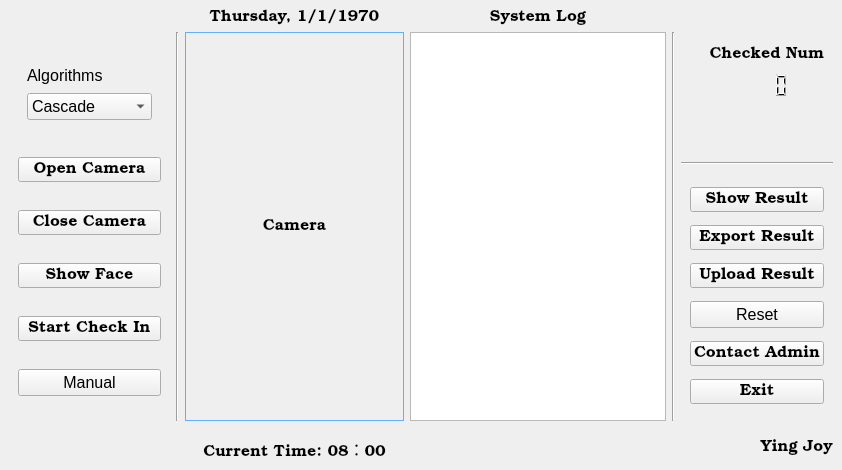
<?xml version="1.0" encoding="UTF-8"?>
<ui version="4.0">
 <class>FaceR_Client</class>
 <widget class="QMainWindow" name="FaceR_Client">
  <property name="enabled">
   <bool>true</bool>
  </property>
  <property name="geometry">
   <rect>
    <x>0</x>
    <y>0</y>
    <width>842</width>
    <height>470</height>
   </rect>
  </property>
  <property name="font">
   <font>
    <family>Bookman Old Style</family>
   </font>
  </property>
  <property name="windowTitle">
   <string>FaceR Client</string>
  </property>
  <property name="windowIcon">
   <iconset>
    <normaloff>../../../../VS Code/mini/FaceR_miniprogram/src/assets/logo.png</normaloff>../../../../VS Code/mini/FaceR_miniprogram/src/assets/logo.png</iconset>
  </property>
  <property name="autoFillBackground">
   <bool>true</bool>
  </property>
  <property name="toolButtonStyle">
   <enum>Qt::ToolButtonIconOnly</enum>
  </property>
  <property name="tabShape">
   <enum>QTabWidget::Rounded</enum>
  </property>
  <property name="unifiedTitleAndToolBarOnMac">
   <bool>false</bool>
  </property>
  <widget class="QWidget" name="centralwidget">
   <layout class="QGridLayout" name="gridLayout">
    <item row="1" column="0" rowspan="8">
     <widget class="QWidget" name="left_btn_group" native="true">
      <layout class="QVBoxLayout" name="verticalLayout">
       <property name="spacing">
        <number>12</number>
       </property>
       <item>
        <widget class="QWidget" name="verticalWidget" native="true">
         <property name="sizePolicy">
          <sizepolicy hsizetype="Expanding" vsizetype="Fixed">
           <horstretch>0</horstretch>
           <verstretch>0</verstretch>
          </sizepolicy>
         </property>
         <property name="minimumSize">
          <size>
           <width>0</width>
           <height>0</height>
          </size>
         </property>
         <layout class="QVBoxLayout" name="verticalLayout_4">
          <property name="spacing">
           <number>8</number>
          </property>
          <item>
           <widget class="QLabel" name="label_2">
            <property name="sizePolicy">
             <sizepolicy hsizetype="Preferred" vsizetype="Fixed">
              <horstretch>0</horstretch>
              <verstretch>0</verstretch>
             </sizepolicy>
            </property>
            <property name="font">
             <font>
              <family>MS Shell Dlg 2</family>
              <pointsize>12</pointsize>
             </font>
            </property>
            <property name="text">
             <string>Algorithms</string>
            </property>
           </widget>
          </item>
          <item>
           <widget class="QComboBox" name="algoritms_selected">
            <property name="font">
             <font>
              <family>MS Shell Dlg 2</family>
              <pointsize>12</pointsize>
             </font>
            </property>
            <item>
             <property name="text">
              <string>Cascade</string>
             </property>
            </item>
            <item>
             <property name="text">
              <string>MTCNN-Plus</string>
             </property>
            </item>
            <item>
             <property name="text">
              <string>MTCNN</string>
             </property>
            </item>
           </widget>
          </item>
         </layout>
        </widget>
       </item>
       <item>
        <widget class="QPushButton" name="open_camera_btn">
         <property name="font">
          <font>
           <family>Bookman Old Style</family>
           <pointsize>12</pointsize>
          </font>
         </property>
         <property name="text">
          <string>Open Camera</string>
         </property>
        </widget>
       </item>
       <item>
        <widget class="QPushButton" name="close_camera_btn">
         <property name="font">
          <font>
           <family>Bookman Old Style</family>
           <pointsize>12</pointsize>
          </font>
         </property>
         <property name="text">
          <string>Close Camera</string>
         </property>
        </widget>
       </item>
       <item>
        <widget class="QPushButton" name="face_rect_btn">
         <property name="font">
          <font>
           <family>Bookman Old Style</family>
           <pointsize>12</pointsize>
          </font>
         </property>
         <property name="text">
          <string>Show Face</string>
         </property>
        </widget>
       </item>
       <item>
        <widget class="QPushButton" name="start_check_in_btn">
         <property name="font">
          <font>
           <family>Bookman Old Style</family>
           <pointsize>12</pointsize>
          </font>
         </property>
         <property name="text">
          <string>Start Check In</string>
         </property>
        </widget>
       </item>
       <item>
        <widget class="QPushButton" name="manual_check_btn">
         <property name="font">
          <font>
           <family>MS Shell Dlg 2</family>
           <pointsize>12</pointsize>
          </font>
         </property>
         <property name="text">
          <string>Manual</string>
         </property>
        </widget>
       </item>
      </layout>
     </widget>
    </item>
    <item row="9" column="2">
     <spacer name="verticalSpacer_2">
      <property name="orientation">
       <enum>Qt::Vertical</enum>
      </property>
      <property name="sizeType">
       <enum>QSizePolicy::Fixed</enum>
      </property>
      <property name="sizeHint" stdset="0">
       <size>
        <width>20</width>
        <height>10</height>
       </size>
      </property>
     </spacer>
    </item>
    <item row="1" column="4" rowspan="8">
     <widget class="Line" name="line_2">
      <property name="orientation">
       <enum>Qt::Vertical</enum>
      </property>
     </widget>
    </item>
    <item row="1" column="3" rowspan="8">
     <widget class="QListWidget" name="log_list">
      <property name="enabled">
       <bool>true</bool>
      </property>
      <property name="sizePolicy">
       <sizepolicy hsizetype="Minimum" vsizetype="Minimum">
        <horstretch>0</horstretch>
        <verstretch>0</verstretch>
       </sizepolicy>
      </property>
      <property name="minimumSize">
       <size>
        <width>22</width>
        <height>0</height>
       </size>
      </property>
      <property name="font">
       <font>
        <family>Bookman Old Style</family>
        <pointsize>10</pointsize>
       </font>
      </property>
      <property name="autoFillBackground">
       <bool>true</bool>
      </property>
      <property name="batchSize">
       <number>100</number>
      </property>
      <property name="wordWrap">
       <bool>true</bool>
      </property>
     </widget>
    </item>
    <item row="0" column="2">
     <widget class="QLabel" name="date_label">
      <property name="font">
       <font>
        <family>Bookman Old Style</family>
        <pointsize>12</pointsize>
       </font>
      </property>
      <property name="text">
       <string>Thursday, 1/1/1970</string>
      </property>
      <property name="alignment">
       <set>Qt::AlignCenter</set>
      </property>
     </widget>
    </item>
    <item row="1" column="2" rowspan="8">
     <widget class="QLabel" name="camera_area">
      <property name="enabled">
       <bool>true</bool>
      </property>
      <property name="sizePolicy">
       <sizepolicy hsizetype="Minimum" vsizetype="Expanding">
        <horstretch>5</horstretch>
        <verstretch>1</verstretch>
       </sizepolicy>
      </property>
      <property name="minimumSize">
       <size>
        <width>80</width>
        <height>0</height>
       </size>
      </property>
      <property name="sizeIncrement">
       <size>
        <width>0</width>
        <height>0</height>
       </size>
      </property>
      <property name="baseSize">
       <size>
        <width>0</width>
        <height>0</height>
       </size>
      </property>
      <property name="font">
       <font>
        <pointsize>12</pointsize>
       </font>
      </property>
      <property name="layoutDirection">
       <enum>Qt::LeftToRight</enum>
      </property>
      <property name="styleSheet">
       <string notr="true">border: 1px  solid #61affe;</string>
      </property>
      <property name="text">
       <string>Camera</string>
      </property>
      <property name="alignment">
       <set>Qt::AlignCenter</set>
      </property>
     </widget>
    </item>
    <item row="0" column="3">
     <widget class="QLabel" name="label">
      <property name="font">
       <font>
        <pointsize>12</pointsize>
       </font>
      </property>
      <property name="layoutDirection">
       <enum>Qt::LeftToRight</enum>
      </property>
      <property name="text">
       <string>System Log</string>
      </property>
      <property name="alignment">
       <set>Qt::AlignCenter</set>
      </property>
     </widget>
    </item>
    <item row="1" column="1" rowspan="8">
     <widget class="Line" name="line">
      <property name="orientation">
       <enum>Qt::Vertical</enum>
      </property>
     </widget>
    </item>
    <item row="10" column="5">
     <widget class="QLabel" name="author_label">
      <property name="font">
       <font>
        <family>Bookman Old Style</family>
        <pointsize>12</pointsize>
       </font>
      </property>
      <property name="cursor">
       <cursorShape>PointingHandCursor</cursorShape>
      </property>
      <property name="toolTip">
       <string/>
      </property>
      <property name="text">
       <string>&lt;html&gt;&lt;head/&gt;&lt;body&gt;&lt;p&gt;&lt;a href=&quot;https://www.yingjoy.cn/&quot;&gt;&lt;span style=&quot; font-size:12pt; text-decoration: underline; color:#000000; text-decoration: none;&quot;&gt;Ying Joy&lt;/span&gt;&lt;/a&gt;&lt;/p&gt;&lt;/body&gt;&lt;/html&gt;</string>
      </property>
      <property name="textFormat">
       <enum>Qt::AutoText</enum>
      </property>
      <property name="alignment">
       <set>Qt::AlignRight|Qt::AlignTrailing|Qt::AlignVCenter</set>
      </property>
      <property name="wordWrap">
       <bool>false</bool>
      </property>
      <property name="openExternalLinks">
       <bool>true</bool>
      </property>
     </widget>
    </item>
    <item row="10" column="2">
     <widget class="QLabel" name="time_label">
      <property name="font">
       <font>
        <family>Bookman Old Style</family>
        <pointsize>12</pointsize>
       </font>
      </property>
      <property name="styleSheet">
       <string notr="true"/>
      </property>
      <property name="text">
       <string>Current Time: 08：00</string>
      </property>
      <property name="textFormat">
       <enum>Qt::AutoText</enum>
      </property>
      <property name="alignment">
       <set>Qt::AlignCenter</set>
      </property>
     </widget>
    </item>
    <item row="1" column="5" rowspan="4">
     <widget class="QWidget" name="verticalWidget_3" native="true">
      <property name="sizePolicy">
       <sizepolicy hsizetype="Preferred" vsizetype="Preferred">
        <horstretch>0</horstretch>
        <verstretch>0</verstretch>
       </sizepolicy>
      </property>
      <property name="layoutDirection">
       <enum>Qt::LeftToRight</enum>
      </property>
      <layout class="QVBoxLayout" name="verticalLayout_3">
       <item>
        <widget class="QLabel" name="check_in_num_label">
         <property name="font">
          <font>
           <family>Bookman Old Style</family>
           <pointsize>12</pointsize>
          </font>
         </property>
         <property name="text">
          <string>Checked Num</string>
         </property>
         <property name="alignment">
          <set>Qt::AlignRight|Qt::AlignTrailing|Qt::AlignVCenter</set>
         </property>
         <property name="margin">
          <number>0</number>
         </property>
         <property name="indent">
          <number>-1</number>
         </property>
        </widget>
       </item>
       <item>
        <widget class="QLCDNumber" name="check_in_num">
         <property name="font">
          <font>
           <family>MS PGothic</family>
           <pointsize>15</pointsize>
           <weight>75</weight>
           <bold>true</bold>
          </font>
         </property>
         <property name="toolTip">
          <string>Check In Num</string>
         </property>
         <property name="layoutDirection">
          <enum>Qt::RightToLeft</enum>
         </property>
         <property name="autoFillBackground">
          <bool>true</bool>
         </property>
         <property name="frameShape">
          <enum>QFrame::NoFrame</enum>
         </property>
         <property name="lineWidth">
          <number>0</number>
         </property>
         <property name="mode">
          <enum>QLCDNumber::Dec</enum>
         </property>
         <property name="value" stdset="0">
          <double>0.000000000000000</double>
         </property>
         <property name="intValue" stdset="0">
          <number>0</number>
         </property>
        </widget>
       </item>
      </layout>
     </widget>
    </item>
    <item row="8" column="5">
     <widget class="QWidget" name="right_btn_group" native="true">
      <property name="sizePolicy">
       <sizepolicy hsizetype="Preferred" vsizetype="Expanding">
        <horstretch>0</horstretch>
        <verstretch>0</verstretch>
       </sizepolicy>
      </property>
      <layout class="QVBoxLayout" name="verticalLayout_2">
       <item>
        <widget class="QPushButton" name="show_result_btn">
         <property name="font">
          <font>
           <family>Bookman Old Style</family>
           <pointsize>12</pointsize>
          </font>
         </property>
         <property name="text">
          <string>Show Result</string>
         </property>
        </widget>
       </item>
       <item>
        <widget class="QPushButton" name="export_check_in_data_btn">
         <property name="font">
          <font>
           <family>Bookman Old Style</family>
           <pointsize>12</pointsize>
          </font>
         </property>
         <property name="text">
          <string>Export Result</string>
         </property>
        </widget>
       </item>
       <item>
        <widget class="QPushButton" name="upload_check_in_data_btn">
         <property name="font">
          <font>
           <family>Bookman Old Style</family>
           <pointsize>12</pointsize>
          </font>
         </property>
         <property name="text">
          <string>Upload Result</string>
         </property>
        </widget>
       </item>
       <item>
        <widget class="QPushButton" name="reset_btn">
         <property name="font">
          <font>
           <family>MS Shell Dlg 2</family>
           <pointsize>12</pointsize>
          </font>
         </property>
         <property name="text">
          <string>Reset</string>
         </property>
        </widget>
       </item>
       <item>
        <widget class="QPushButton" name="contact_admin_btn">
         <property name="font">
          <font>
           <family>Bookman Old Style</family>
           <pointsize>12</pointsize>
          </font>
         </property>
         <property name="text">
          <string>Contact Admin</string>
         </property>
        </widget>
       </item>
       <item>
        <widget class="QPushButton" name="exit_btn">
         <property name="font">
          <font>
           <family>Bookman Old Style</family>
           <pointsize>12</pointsize>
          </font>
         </property>
         <property name="text">
          <string>Exit</string>
         </property>
        </widget>
       </item>
      </layout>
     </widget>
    </item>
    <item row="7" column="5">
     <widget class="Line" name="line_3">
      <property name="orientation">
       <enum>Qt::Horizontal</enum>
      </property>
     </widget>
    </item>
   </layout>
  </widget>
 </widget>
 <resources/>
 <connections>
  <connection>
   <sender>exit_btn</sender>
   <signal>clicked()</signal>
   <receiver>FaceR_Client</receiver>
   <slot>close()</slot>
   <hints>
    <hint type="sourcelabel">
     <x>830</x>
     <y>388</y>
    </hint>
    <hint type="destinationlabel">
     <x>465</x>
     <y>255</y>
    </hint>
   </hints>
  </connection>
 </connections>
</ui>
